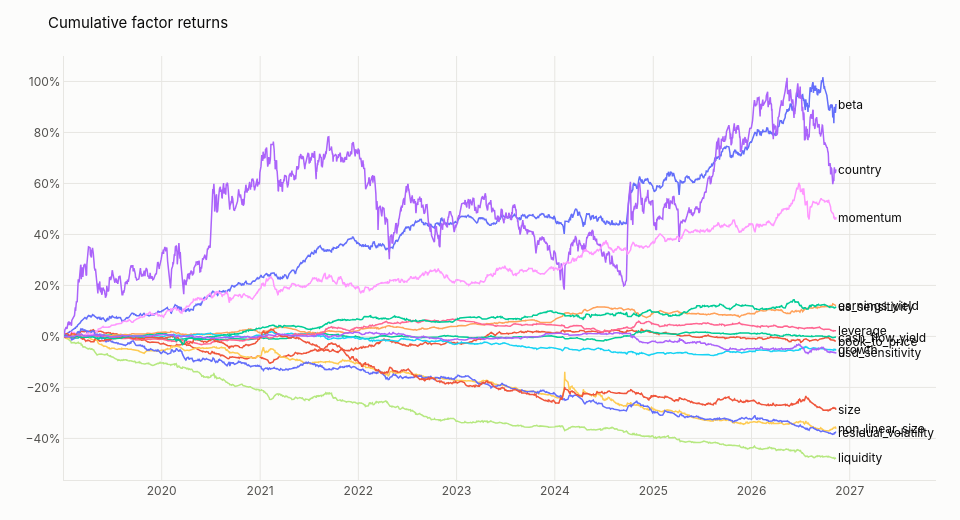

Notebook code cell kept with this figure:
### Code cell
RiskChart(theme, "cumulative").render(factor_returns)

### Figure 1 — Plotly figure (JSON) as saved in the notebook; plotly's stock layout.template omitted (floating-point values rounded to 4 significant figures; data arrays with more than 128 entries replaced by an {"elided": "..."} marker saying what was removed)
{"data": [{"line": {"width": 1.5}, "mode": "lines", "name": "beta", "type": "scatter", "x": {"elided": "1904 str values"}, "y": {"elided": "1904 float values"}}, {"line": {"width": 1.5}, "mode": "lines", "name": "book_to_price", "type": "scatter", "x": {"elided": "1904 str values"}, "y": {"elided": "1904 float values"}}, {"line": {"width": 1.5}, "mode": "lines", "name": "cash_flow_yield", "type": "scatter", "x": {"elided": "1904 str values"}, "y": {"elided": "1904 float values"}}, {"line": {"width": 1.5}, "mode": "lines", "name": "country", "type": "scatter", "x": {"elided": "1904 str values"}, "y": {"elided": "1904 float values"}}, {"line": {"width": 1.5}, "mode": "lines", "name": "earnings_yield", "type": "scatter", "x": {"elided": "1904 str values"}, "y": {"elided": "1904 float values"}}, {"line": {"width": 1.5}, "mode": "lines", "name": "growth", "type": "scatter", "x": {"elided": "1904 str values"}, "y": {"elided": "1904 float values"}}, {"line": {"width": 1.5}, "mode": "lines", "name": "leverage", "type": "scatter", "x": {"elided": "1904 str values"}, "y": {"elided": "1904 float values"}}, {"line": {"width": 1.5}, "mode": "lines", "name": "liquidity", "type": "scatter", "x": {"elided": "1904 str values"}, "y": {"elided": "1904 float values"}}, {"line": {"width": 1.5}, "mode": "lines", "name": "momentum", "type": "scatter", "x": {"elided": "1904 str values"}, "y": {"elided": "1904 float values"}}, {"line": {"width": 1.5}, "mode": "lines", "name": "non_linear_size", "type": "scatter", "x": {"elided": "1904 str values"}, "y": {"elided": "1904 float values"}}, {"line": {"width": 1.5}, "mode": "lines", "name": "residual_volatility", "type": "scatter", "x": {"elided": "1904 str values"}, "y": {"elided": "1904 float values"}}, {"line": {"width": 1.5}, "mode": "lines", "name": "size", "type": "scatter", "x": {"elided": "1904 str values"}, "y": {"elided": "1904 float values"}}, {"line": {"width": 1.5}, "mode": "lines", "name": "us_sensitivity", "type": "scatter", "x": {"elided": "1904 str values"}, "y": {"elided": "1904 float values"}}, {"line": {"width": 1.5}, "mode": "lines", "name": "usd_sensitivity", "type": "scatter", "x": {"elided": "1904 str values"}, "y": {"elided": "1904 float values"}}], "layout": {"annotations": [{"showarrow": false, "text": "beta", "x": "2026-11-11", "xanchor": "left", "y": 0.9115}, {"showarrow": false, "text": "book_to_price", "x": "2026-11-11", "xanchor": "left", "y": -0.01843}, {"showarrow": false, "text": "cash_flow_yield", "x": "2026-11-11", "xanchor": "left", "y": -0.002556}, {"showarrow": false, "text": "country", "x": "2026-11-11", "xanchor": "left", "y": 0.655}, {"showarrow": false, "text": "earnings_yield", "x": "2026-11-11", "xanchor": "left", "y": 0.121}, {"showarrow": false, "text": "growth", "x": "2026-11-11", "xanchor": "left", "y": -0.05173}, {"showarrow": false, "text": "leverage", "x": "2026-11-11", "xanchor": "left", "y": 0.02179}, {"showarrow": false, "text": "liquidity", "x": "2026-11-11", "xanchor": "left", "y": -0.4759}, {"showarrow": false, "text": "momentum", "x": "2026-11-11", "xanchor": "left", "y": 0.4676}, {"showarrow": false, "text": "non_linear_size", "x": "2026-11-11", "xanchor": "left", "y": -0.3621}, {"showarrow": false, "text": "residual_volatility", "x": "2026-11-11", "xanchor": "left", "y": -0.3767}, {"showarrow": false, "text": "size", "x": "2026-11-11", "xanchor": "left", "y": -0.2873}, {"showarrow": false, "text": "us_sensitivity", "x": "2026-11-11", "xanchor": "left", "y": 0.1167}, {"showarrow": false, "text": "usd_sensitivity", "x": "2026-11-11", "xanchor": "left", "y": -0.06194}], "font": {"color": "#0b0b0b", "family": "Inter, -apple-system, Segoe UI, sans-serif", "size": 12}, "height": 520, "hoverlabel": {"bgcolor": "#fcfcfb", "font": {"color": "#0b0b0b"}}, "hovermode": "x unified", "margin": {"b": 40, "l": 64, "r": 24, "t": 56}, "paper_bgcolor": "#fcfcfb", "plot_bgcolor": "#fcfcfb", "showlegend": false, "title": {"font": {"color": "#0b0b0b", "size": 15}, "text": "Cumulative factor returns"}, "width": 960, "xaxis": {"gridcolor": "#e7e6e2", "linecolor": "#e7e6e2", "tickfont": {"color": "#52514e"}, "title": {"font": {"color": "#52514e"}}, "zeroline": false}, "yaxis": {"gridcolor": "#e7e6e2", "linecolor": "#e7e6e2", "tickfont": {"color": "#52514e"}, "tickformat": ".0%", "title": {"font": {"color": "#52514e"}}, "zeroline": false}}}
